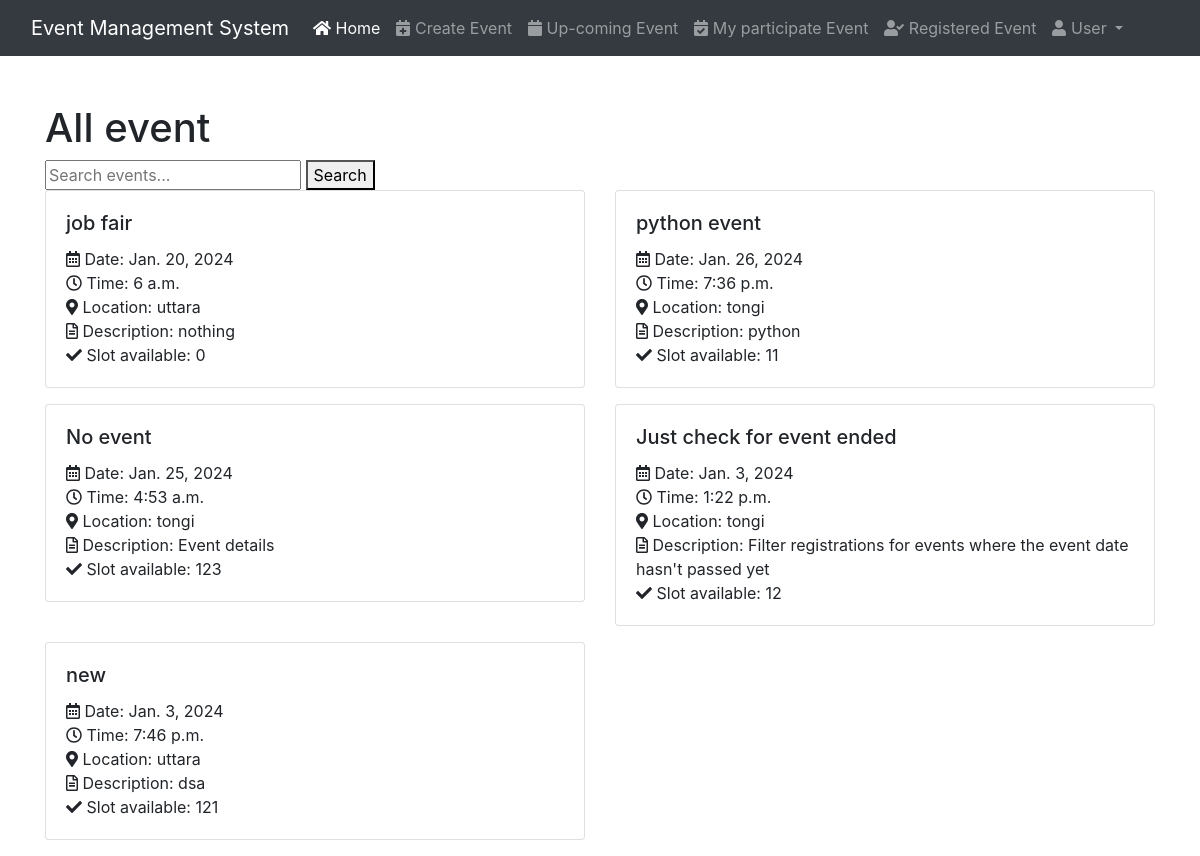
The page / (signed in) on the database as committed earlier.
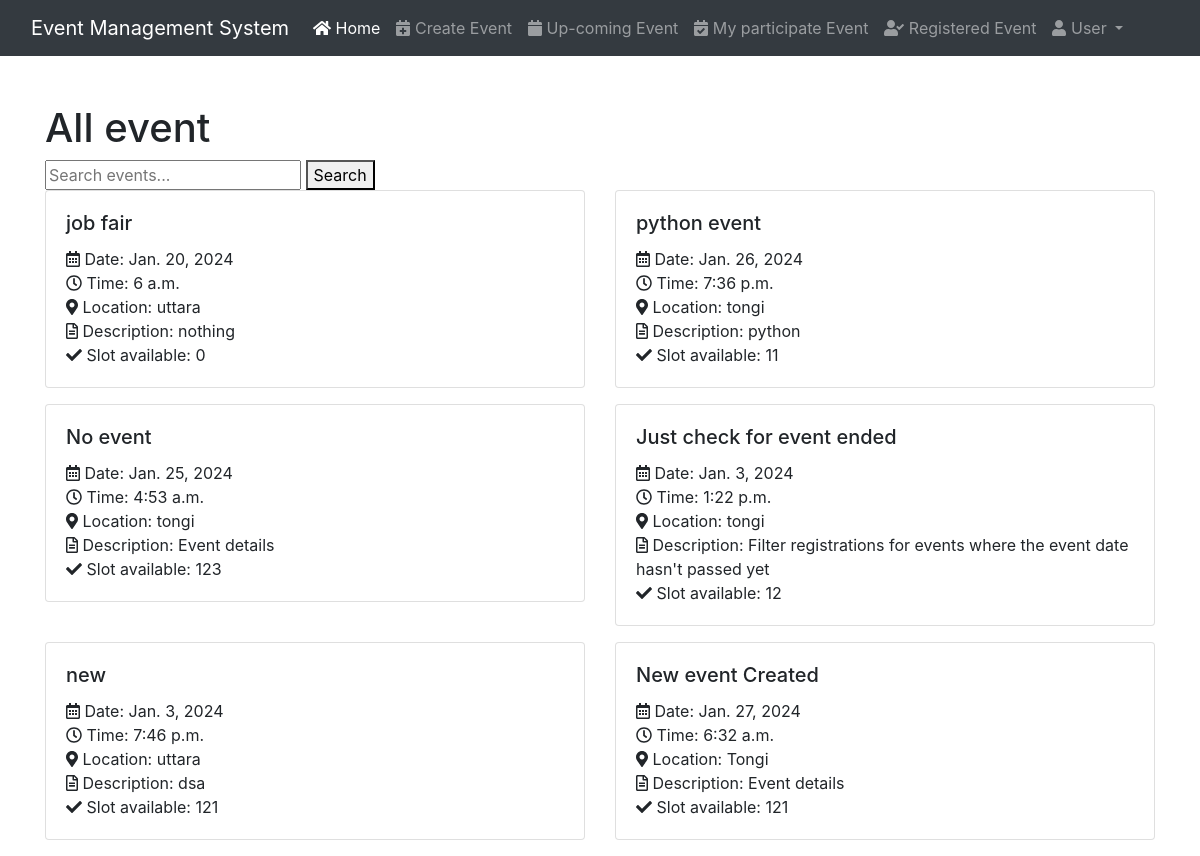
The same page on the database as committed later.
### event/models.py (models this page shows, shortened)
class Event(models.Model):
    title = models.CharField(max_length=100)
    description = models.TextField()
    date = models.DateField()
    time = models.TimeField()
    location = models.CharField(max_length=100)
    slots_available = models.IntegerField()

### event/views.py (the view)
# urls.py: path('', views.home, name='home'),
@login_required
def home(request):
    query = request.GET.get('query')
    if query:
        all_events = Event.objects.filter(
            Q(title__icontains=query) | Q(location__icontains=query)
        )
    else:
        all_events = Event.objects.all()
    context = {
        'all_events': all_events,
    }
    return render(request,'home.html',context)

### templates/home.html
{% extends 'partials/base.html' %}
{% block content %}
    <div class="container mt-5">
        <h1> All event</h1>
        <form action="{% url 'home' %}" method="GET">
            <input type="text" name="query" placeholder="Search events...">
            <button type="submit">Search</button>
        </form>
        <div class="row">
            {% for event in all_events %}
            <div class="col-md-6">
                <div class="card mb-3">
                    <div class="card-body">
                        <h5 class="card-title">{{ event.title }}</h5>
                        <p class="card-text">
                            <i class="far fa-calendar-alt"></i> Date: {{ event.date }}<br>
                            <i class="far fa-clock"></i> Time: {{ event.time }}<br>
                            <i class="fas fa-map-marker-alt"></i> Location: {{ event.location }}<br>
                            <i class="far fa-file-alt"></i> Description: {{ event.description }}<br>
                            <i class="fa fa-check"></i> Slot available: {{ event.slots_available }}<br>
                        </p>
                    </div>
                </div>
            </div>
            {% empty %}
            <div class="col-md-12">
                <p>No  events at the moment.</p>
            </div>
            {% endfor %}
        </div>
    </div>
{% endblock content %}

Rows that differ between the two databases and show on the page:
added Event: title "New event Created", date "Jan. 27, 2024", time "6:32 a.m.", location "Tongi", description "Event details", slots_available "121"
